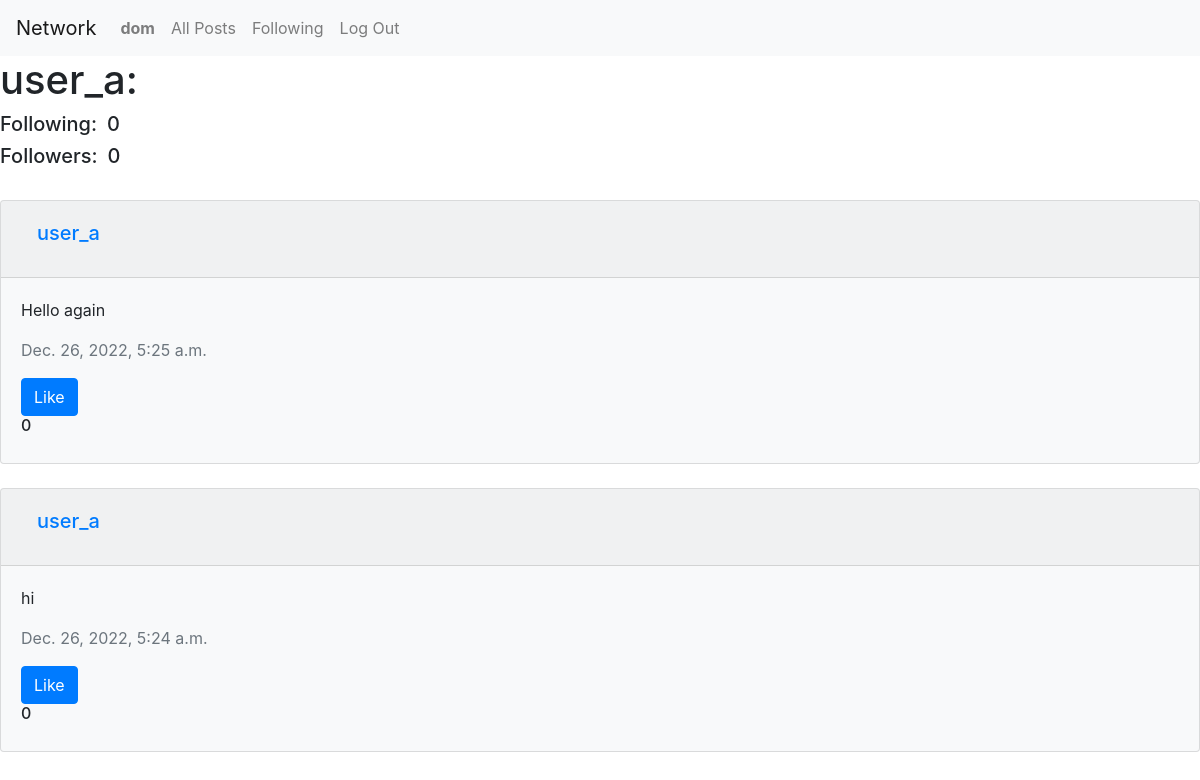
Screenshot of /network/3 (signed in) with the database file from the repository.
### network/models.py (models this page shows, shortened)
class User(AbstractUser):
    followers = models.PositiveIntegerField(default=0)
    following = models.PositiveIntegerField(default=0)

class Post(models.Model):
    content = models.CharField(max_length=140)
    user = models.ForeignKey(
        User, on_delete=models.CASCADE, related_name="author")
    date = models.DateTimeField(auto_now_add=True)
    likes = models.IntegerField()

### network/views.py (the view)
# urls.py: path('network/<str:account>', views.profile, name='profile')
def profile(request, account):
    post = Post.objects.filter(user=account).order_by('-date')
    profile = User.objects.filter(id=account)[0]
    return render(request, 'network/profile.html', {
        'post': post,
        'profile': profile
    })

### network/templates/network/profile.html (shortened to what this page needs)
{% extends "network/layout.html" %}
{% block body %}
{% if user.is_authenticated %}
<h1 style="display: flex; align-items: center;">
  {{ profile.username }}:
</h1>
<div style="display: flex; align-items: center;">
  <h5 style="margin-right: 10px;">Following:</h5>
  <h5>{{ profile.following }}</h5>
</div>
<div style="display: flex; align-items: center;">
  <h5 style="margin-right: 10px;">Followers:</h5>
  <h5>{{ profile.followers }}</h5>
</div>
{% for posts in post %}
      <div class="card my-4 bg-light">
        <div class="card-header">
            <a class="nav-link" href="{% url 'profile' posts.user.id %}">
            <h5 class="card-title">{{ posts.user }}</h5>
            </a>
          </div>
        <div class="card-body">
          <p class="card-text">{{ posts.content }}</p>
          <p class="card-text text-secondary">{{ posts.date }}</p>
          <div>
          <button class="btn btn-primary" > Like</button>
          <br>
          <h6 id="count">{{ posts.likes }}</h6>
          </div>
        </div>
      </div>
    {% endfor %}
{% endif %}
{% endblock %}

### network/templates/network/layout.html (shortened to what this page needs)
{% load static %}
<!DOCTYPE html>
<html lang="en">
    <head>
        <link rel="stylesheet" href="https://stackpath.bootstrapcdn.com/bootstrap/4.4.1/css/bootstrap.min.css">
        <link href="{% static 'network/styles.css' %}" rel="stylesheet">
    </head>
    <body>
        <nav class="navbar navbar-expand-lg navbar-light bg-light">
            <a class="navbar-brand" href="{% url 'index' %}">Network</a>
            <div>
              <ul class="navbar-nav mr-auto">
                {% if user.is_authenticated %}
                    <li class="nav-item">
                        <a class="nav-link" href="{% url 'profile' user.id %}"><strong>{{ user.username }}</strong></a>
                    </li>
                {% endif %}
                <li class="nav-item">
                  <a class="nav-link" href="{% url 'all_post' %}">All Posts</a>
                </li>
                {% if user.is_authenticated %}
                    <li class="nav-item">
                        <a class="nav-link" href="#">Following</a>
                    </li>
                    <li class="nav-item">
                        <a class="nav-link" href="{% url 'logout' %}">Log Out</a>
                    </li>
                {% endif %}
              </ul>
            </div>
          </nav>
        <div class="body">
            {% block body %}
            {% endblock %}
        </div>
    </body>
</html>

### rows the page displays
User: username "dom"
User: username "user_a", following "0", followers "0"
Post: user "user_a", content "Hello again", date "Dec. 26, 2022, 5:25 a.m.", likes "0"
Post: user "user_a", content "hi", date "Dec. 26, 2022, 5:24 a.m.", likes "0"
